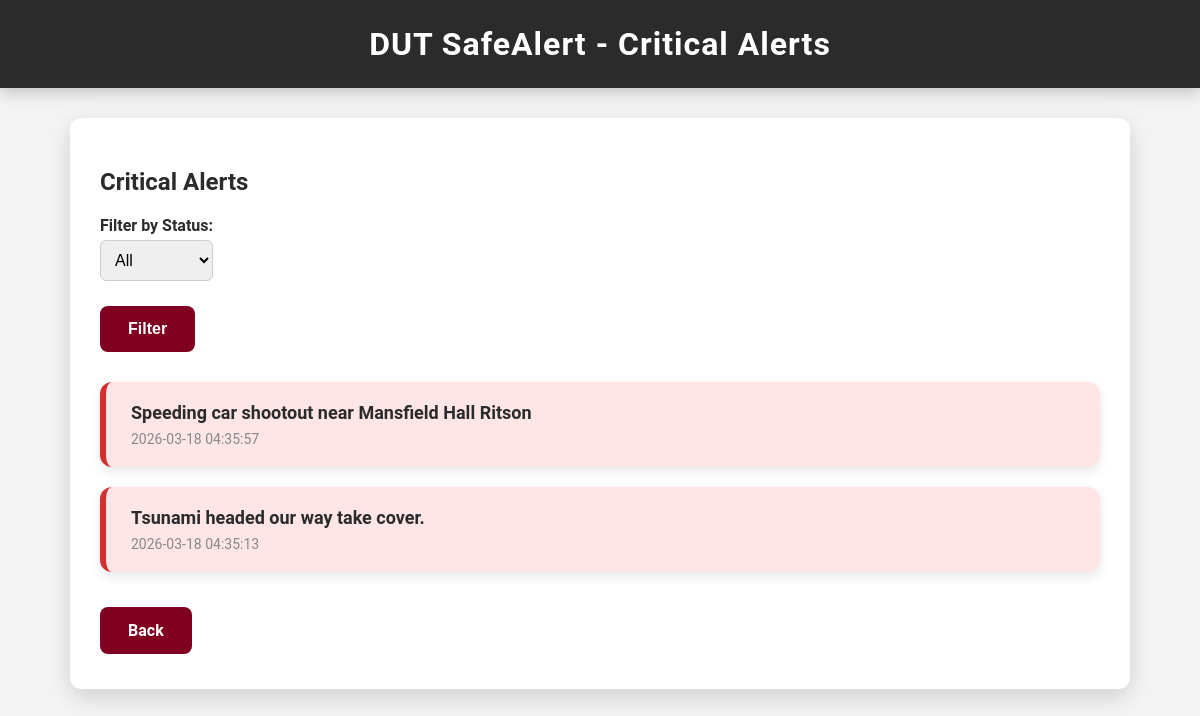
Page /view_critical_alerts (signed in) on the committed database.
### models/__init__.py (models this page shows)
class Alert(db.Model):
    __tablename__ = 'alerts'
    id = db.Column(db.Integer, primary_key=True)
    message = db.Column(db.Text, nullable=False)
    priority = db.Column(db.String(20), default='Normal')  # 'Normal' or 'Critical'
    timestamp = db.Column(db.DateTime, default=datetime.utcnow)
    incident_id = db.Column(db.Integer, db.ForeignKey('incidents.id'), nullable=True)
    recipient_id = db.Column(db.Integer, db.ForeignKey('users.id'), nullable=True)
    incident = db.relationship('Incident', backref='alerts', lazy=True)

### app.py (the view)
@app.route('/view_critical_alerts')
def view_critical_alerts():
    if 'username' not in session:
        flash("Please login first")
        return redirect(url_for('select_role'))
    role = session.get('role')
    if role not in ['Student', 'Lecturer', 'Security Officer']:
        flash("Access denied")
        return redirect(url_for('login'))
    status_filter = request.args.get('status', 'all')
    alerts_query = Alert.query.order_by(Alert.timestamp.desc())
    if status_filter == 'ongoing':
        alerts_query = alerts_query.join(Incident).filter(Incident.status != 'Resolved')
    elif status_filter == 'resolved':
        alerts_query = alerts_query.join(Incident).filter(Incident.status == 'Resolved')
    alerts = alerts_query.all()
    return render_template('view_critical_alerts.html', alerts=alerts, selected_status=status_filter)

### templates/view_critical_alerts.html (shortened to what this page needs)
<!DOCTYPE html>
<html>
<head>
    <link rel="stylesheet" href="{{ url_for('static', filename='css/style.css') }}">
</head>
<body>
<header>DUT SafeAlert - Critical Alerts</header>
<div class="container">
    <h2>Critical Alerts</h2>
    <form method="GET" action="{{ url_for('view_critical_alerts') }}" class="filter-form">
        <div class="filter-item">
            <label for="status">Filter by Status:</label>
            <select name="status" id="status">
                <option value="all" {% if request.args.get('status') == 'all' %}selected{% endif %}>All</option>
            </select>
        </div>
        <div class="filter-button">
            <button type="submit" class="btn">Filter</button>
        </div>
    </form>
    {% if alerts %}
    <div class="alert-container">
        {% for alert in alerts %}
        <div class="alert-card {% if alert.status == 'resolved' %}resolved{% else %}ongoing{% endif %}">
            <div class="alert-message">{{ alert.message }}</div>
            <div class="alert-timestamp">{{ alert.timestamp.strftime("%Y-%m-%d %H:%M:%S") }}</div>
        </div>
        {% endfor %}
    </div>
    {% else %}
        <p>No critical alerts at the moment.</p>
    {% endif %}
    <div class="back-btn">
        <a href="{% if session['role'] == 'Lecturer' %}{{ url_for('lecturer_dashboard') }}{% else %}{{ url_for('student_dashboard') }}{% endif %}" class="btn">Back</a>
    </div>
</div>
</body>
</html>

### static/css/style.css (style rules this page uses)
a { text-decoration: none; color: inherit; }
a.btn { display: inline-block; }
body { font-family: 'Roboto', sans-serif; background: #F4F4F4; color: #2B2B2B; margin: 0; padding: 0; }
header { background: #2B2B2B; color: #FFFFFF; padding: 25px 20px; text-align: center; font-size: 32px; font-weight: 700; letter-spacing: 1px; box-shadow: 0 5px 15px rgba(0,0,0,0.2); }
.container { max-width: 1000px; margin: 30px auto; padding: 30px; background: #fff; border-radius: 12px; box-shadow: 0 8px 25px rgba(0,0,0,0.15); }
button, .btn { background-color: #800020; color: #fff; border: none; padding: 14px 28px; margin: 5px 0; cursor: pointer; font-size: 16px; font-weight: 600; border-radius: 8px; transition: all 0.3s ease; }
input, select, textarea { width: 80%; max-width: 500px; padding: 12px; margin-top: 10px; margin-bottom: 20px; border-radius: 6px; border: 1px solid #ccc; font-size: 16px; }
button, input[type="submit"], .btn { background-color: #800020; color: #fff; border: none; padding: 14px 28px; margin: 5px 0; cursor: pointer; font-size: 16px; font-weight: 600; border-radius: 8px; transition: all 0.3s ease; display: inline-block; text-align: center; }
.filter-form { margin-bottom: 25px; }
.filter-item { display: flex; flex-direction: column; }
.filter-item label { font-weight: 600; margin-bottom: 5px; }
.filter-item select, .filter-item input[type="date"] { width: 100% !important; max-width: none !important; padding: 8px; margin: 0; }
.filter-button { grid-column: span 3; display: flex; justify-content: center; margin-top: 10px; }

### templates/view_critical_alerts.html (style rules this page uses)
.alert-container { display: flex; flex-direction: column; gap: 20px; margin-top: 20px; }
.alert-card { padding: 20px 25px; border-radius: 12px; box-shadow: 0 4px 12px rgba(0,0,0,0.1); transition: transform 0.2s, box-shadow 0.2s; }
.alert-card.ongoing { background: #ffe6e6; border-left: 6px solid #d32f2f; }
.alert-message { font-size: 18px; font-weight: 600; margin-bottom: 8px; }
.alert-timestamp { font-size: 14px; color: #888; }
.back-btn { margin-top: 30px; }
.filter-form { display: flex; flex-direction: column; gap: 10px; margin-bottom: 25px; align-items: flex-start; }
.filter-item label { font-weight: 600; margin-bottom: 5px; }
.filter-item select { width: 75%; max-width: 300px; padding: 10px; border-radius: 6px; border: 1px solid #ccc; font-size: 16px; }
.filter-button { display: flex; justify-content: flex-start; width: 75%; }
.filter-button .btn { padding: 14px 28px; font-size: 16px; font-weight: 600; border-radius: 8px; }

### rows in the picture
Alert: message "Speeding car shootout near Mansfield Hall Ritson", timestamp "2026-03-18 04:35:57"
Alert: message "Tsunami headed our way take cover.", timestamp "2026-03-18 04:35:13"
